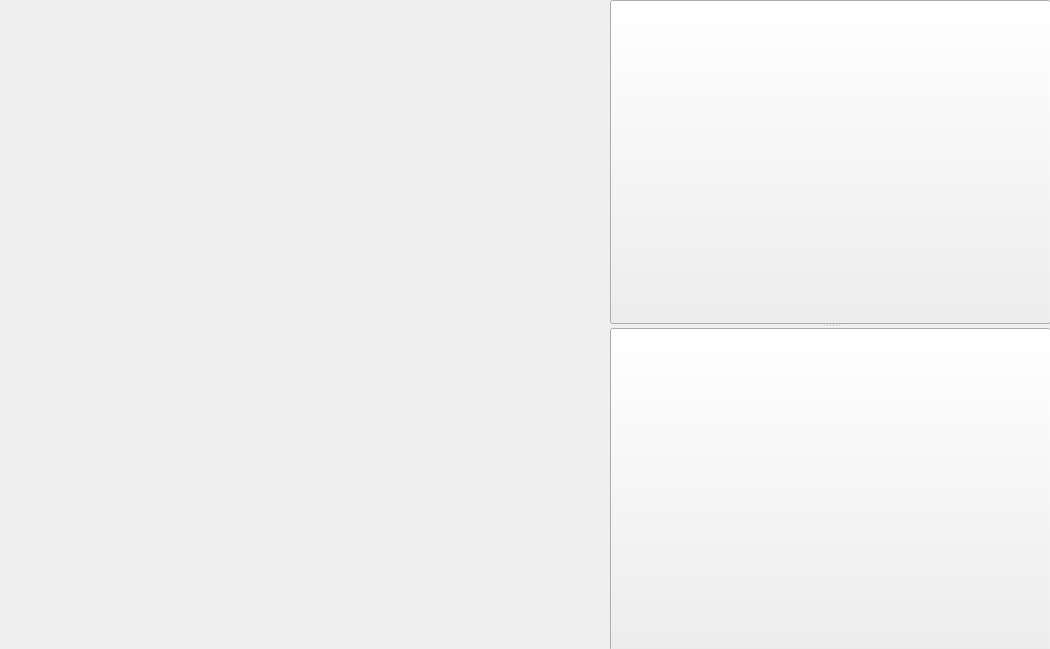
<?xml version="1.0" encoding="UTF-8"?>
<ui version="4.0">
 <class>MainWindow</class>
 <widget class="QMainWindow" name="MainWindow">
  <property name="geometry">
   <rect>
    <x>0</x>
    <y>0</y>
    <width>1050</width>
    <height>649</height>
   </rect>
  </property>
  <property name="windowTitle">
   <string>MainWindow</string>
  </property>
  <property name="styleSheet">
   <string notr="true">#centralWidget { 
border-image:url(:/resources/resources/background.jpg)
} </string>
  </property>
  <widget class="QWidget" name="centralWidget">
   <widget class="QSplitter" name="splitter">
    <property name="geometry">
     <rect>
      <x>610</x>
      <y>0</y>
      <width>441</width>
      <height>651</height>
     </rect>
    </property>
    <property name="orientation">
     <enum>Qt::Vertical</enum>
    </property>
    <widget class="QPushButton" name="customer">
     <property name="styleSheet">
      <string notr="true">border-image: url(:/resources/resources/customer.jpg)</string>
     </property>
     <property name="text">
      <string/>
     </property>
    </widget>
    <widget class="QPushButton" name="manager">
     <property name="styleSheet">
      <string notr="true">border-image: url(:/resources/resources/manager.jpg)</string>
     </property>
     <property name="text">
      <string/>
     </property>
    </widget>
   </widget>
  </widget>
 </widget>
 <layoutdefault spacing="6" margin="11"/>
 <resources/>
 <connections/>
</ui>
